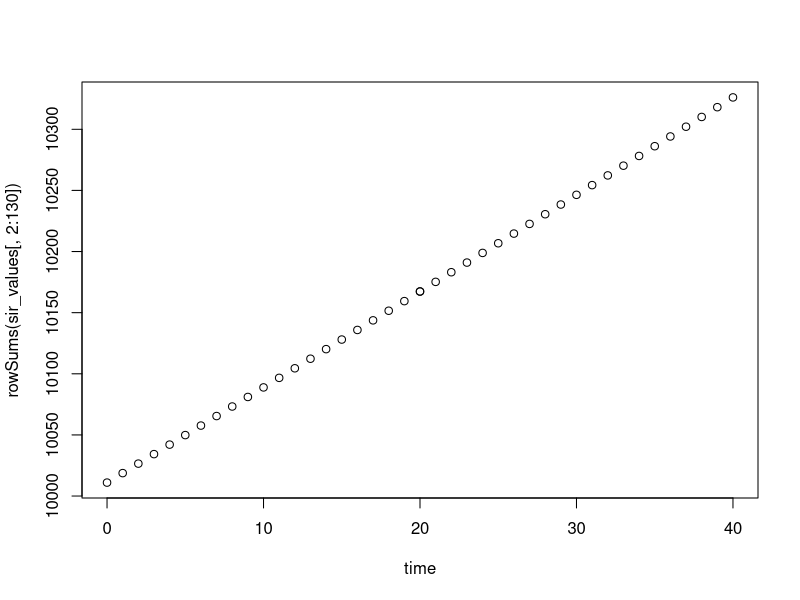
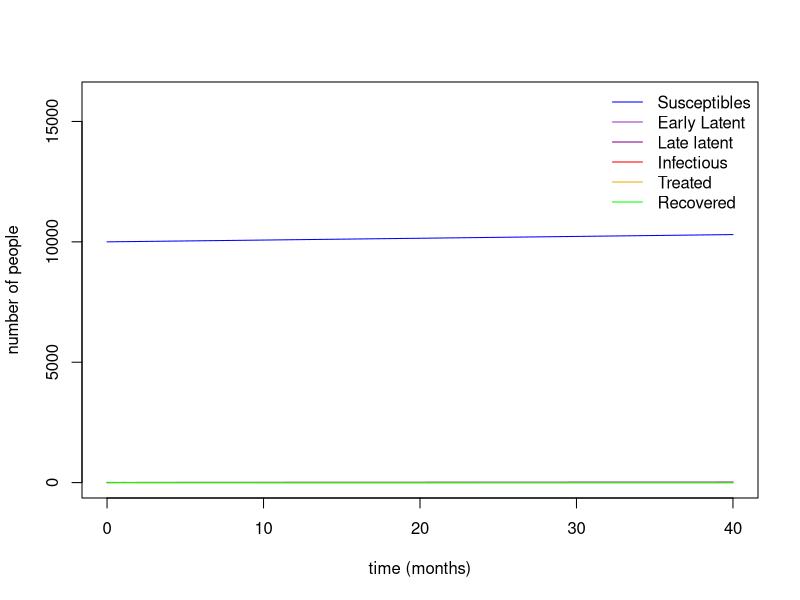

Recreate these plots in R, in order.
#### Load libraries ####
library(deSolve)
library(tidyverse)
library(stringr)
library(dplyr)

#### write differentials equations ####

sir_equations <- function(time, state, parameters_values) {
  with(as.list(c(state, parameters_values)), {
    
    ### Groups ###
    S <- sum(subset(state, str_sub(names(state), 1, 1) == "S"))
    E <- sum(subset(state, str_sub(names(state), 1, 1) == "E"))
    L <- sum(subset(state, str_sub(names(state), 1, 1) == "L"))
    I <- sum(subset(state, str_sub(names(state), 1, 1) == "I"))
    T <- sum(subset(state, str_sub(names(state), 1, 1) == "T"))
    R <-sum(subset(state, str_sub(names(state), 1, 1) == "R"))
    N=S+E+L+I+T+R
    
    
    
    #vector
    vE  <-subset(state, str_sub(names(state), 1, 1) == "E") #vector with all the Early Latent types
    vL  <-subset(state, str_sub(names(state), 1, 1) == "L") #vector with all the Late latent types
    vI  <-subset(state, str_sub(names(state), 1, 1) == "I") #vector with all the Infected types
    vTs <-subset(state, str_sub(names(state), 1, 1) == "T" & str_sub(names(state),-1, -1) == "1") + 
      subset(state, str_sub(names(state), 1, 1) == "T" & str_sub(names(state), -1, -1) == "2") +
      subset(state, str_sub(names(state), 1, 1) == "T" & str_sub(names(state),-1, -1) == "3") + 
      subset(state, str_sub(names(state), 1, 1) == "T" & str_sub(names(state),-1, -1) == "4") #vector with all strains of Treated (don't take account about treatment here)
    vT  <-subset(state, str_sub(names(state), 1, 1) == "T") #vector with all the Recovered types
    vR  <-subset(state, str_sub(names(state), 1, 1) == "R") #vector with all the Recovered types
    
  
    ### Equation ###
    
    #ODE for Susceptible compartment
    assign(paste0("dS"),
           pi  * N 
           - mu * S 
           - sum((vTs + vI) * alpha * S) 
    )
  
    #ODE for Early Latent stage compartments
    for (i in 1: length(vE)){
      assign(paste0("d", names(vE)[i]), 
             (vTs[i] + vI[i]) * alpha[i] * S +
               (vTs[i] + vI[i]) * lambda_1[i] * L +
               (vTs[i] + vI[i]) * lambda_2[i] * R - 
               vE[i] * (epsilon + mu + delta1) 
      )
    }
    
    #ODE for Late Latent stage compartments
    for (i in 1:length(vL)){
      assign(paste0("d", names(vL[i])),
             epsilon * vE[i] -
               (mu + delta2)  * vL[i] -
               sum((vTs + vI) * lambda_1 * vL[i]) 
             
      )
   
    }
    
    #ODE for Infected stage compartments
    for (i in 1:length(vI)){
      assign(paste0("d", names(vI[i])), 
             delta1 * vE[i] + 
               delta2 * vL[i] + 
               phi * vR[i] -
               (mu + theta + omicron + beta) * vI[i]
      )
    }
    
    #ODE for Treated stage compartments
    for (i in 1:length(vT)){
      assign(paste0("d", names(vT)[i]), 
             - ( mu + theta + omicron + tau[i]) * vT[i] -
               
               sum( rho * (resistance_matrix[[as.numeric(str_sub(names(vT[i]),-1))]]
                           [str_sub(names(vT), s_first, s_last)[i],]) * vT[i]) +
               
               sum( rho * (resistance_matrix[[as.numeric(str_sub(names(vT[i]),-1))]]
                           [,str_sub(names(vT[i]), s_first, s_last)]) * 
                      subset(vT, str_sub(names(vT), -1) == str_sub(names(vT[i]), -1))) -
               
               sum( ita *  (new_treatment_t1[str_sub(names(vT), s_first, s_last)[i], str_sub(names(vT), t_first, t_last)[i]]
                            +       new_treatment_t2[str_sub(names(vT), s_first, s_last)[i], str_sub(names(vT), t_first, t_last)[i]]
                            +       new_treatment_t3[str_sub(names(vT), s_first, s_last)[i], str_sub(names(vT), t_first, t_last)[i]]
                           +       new_treatment_t4[str_sub(names(vT), s_first, s_last)[i], str_sub(names(vT), t_first, t_last)[i]]) *
                     vT[i]) +
            
               sum(ita * ((eval(parse(text=paste0("new_treatment_",str_sub(names(vT),t_first, t_last)))[i])
                           [str_sub(names(vT[i]), s_first, s_last),]) 
                          *  subset(vT, str_sub(names(vT), s_first, s_last) == str_sub(names(vT[i]), s_first, s_last)))) +
              
               beta * subset(vI, str_sub(names(vI), s_first, s_last) ==  str_sub(names(vT[i]), s_first, s_last)) * 
               ((1-sigma) * no_test[str_sub(names(vT)[i], s_first, s_last), 
                                 str_sub(names(vT)[i], t_first, t_last)] +
                  sigma * omega * good_test_result[str_sub(names(vT)[i], s_first, s_last), 
                                                   str_sub(names(vT)[i], t_first, t_last)] +
                  nb_treatment * sigma * (1-omega) * false_result[str_sub(names(vT)[i], s_first, s_last), 
                                                                str_sub(names(vT)[i], t_first, t_last)])
      )
      
    }
    
    #ODE for Recovered stage compartments
    for (i in 1:length(vR)){
      assign(paste0("d", names(vR)[i]), 
            - ( phi + mu)  * vR[i] -
              sum((vTs + vI)* lambda_2 * 
                     vR[i]) +
               omicron * vI[i] +
               
               sum(subset(tau, str_sub(names(tau), 5, 8) == str_sub(names(vR)[i], s_first, s_last))   * 
                     subset(vT, str_sub(names(vT), s_first, s_last) == str_sub(names(vR)[i], s_first, s_last))) +
               omicron *  vTs[i]
      )
    }
    
    return(list(c(dS, 
                  
                  dEs0000, dEs1000, dEs0100, dEs1100, dEs0010, dEs1010, dEs0110, dEs1110,
                  dEs0001, dEs1001, dEs0101, dEs1101, dEs0011, dEs1011, dEs0111, dEs1111,
                  
                  dLs0000, dLs1000, dLs0100, dLs1100, dLs0010, dLs1010, dLs0110, dLs1110,
                  dLs0001, dLs1001, dLs0101, dLs1101, dLs0011, dLs1011, dLs0111, dLs1111,
                  
                  dIs0000, dIs1000, dIs0100, dIs1100, dIs0010, dIs1010, dIs0110, dIs1110,
                  dIs0001, dIs1001, dIs0101, dIs1101, dIs0011, dIs1011, dIs0111, dIs1111,
                  
                  dTs0000t1, dTs1000t1, dTs0100t1, dTs1100t1, dTs0010t1, dTs1010t1, dTs0110t1, dTs1110t1,
                  dTs0001t1, dTs1001t1, dTs0101t1, dTs1101t1, dTs0011t1, dTs1011t1, dTs0111t1, dTs1111t1,
                  dTs0000t2, dTs1000t2, dTs0100t2, dTs1100t2, dTs0010t2, dTs1010t2, dTs0110t2, dTs1110t2,
                  dTs0001t2, dTs1001t2, dTs0101t2, dTs1101t2, dTs0011t2, dTs1011t2, dTs0111t2, dTs1111t2,
                  dTs0000t3, dTs1000t3, dTs0100t3, dTs1100t3, dTs0010t3, dTs1010t3, dTs0110t3, dTs1110t3,
                  dTs0001t3, dTs1001t3, dTs0101t3, dTs1101t3, dTs0011t3, dTs1011t3, dTs0111t3, dTs1111t3,
                  dTs0000t4, dTs1000t4, dTs0100t4, dTs1100t4, dTs0010t4, dTs1010t4, dTs0110t4, dTs1110t4,
                  dTs0001t4, dTs1001t4, dTs0101t4, dTs1101t4, dTs0011t4, dTs1011t4, dTs0111t4, dTs1111t4,
                  
                  dRs0000, dRs1000, dRs0100, dRs1100, dRs0010, dRs1010, dRs0110, dRs1110,
                  dRs0001, dRs1001, dRs0101, dRs1101, dRs0011, dRs1011, dRs0111, dRs1111
                  
    )))
  })
}

####
#### MATRICES #####
##row and col name# 
strains<-paste0(c("0","1"), rep(c("0","1"), each=2),rep(c("0","1"), each=4), rep(c("0","1"), each=8))
treatments<-c("t1","t2","t3", "t4")

### Resistance matrix ### (These matrices do not change over time )
#resistance acquisition with 1st treatment
resistance_matrix_t1 <- matrix(c(0,1,1,0,0,0,0,0,0,0,0,0,0,0,0,0,
                                 0,0,0,1,0,0,0,0,0,0,0,0,0,0,0,0,
                                 0,0,0,1,0,0,0,0,0,0,0,0,0,0,0,0,
                                 0,0,0,0,0,0,0,0,0,0,0,0,0,0,0,0, 
                                 0,0,0,0,0,1,1,0,0,0,0,0,0,0,0,0,
                                 0,0,0,0,0,0,0,1,0,0,0,0,0,0,0,0,
                                 0,0,0,0,0,0,0,1,0,0,0,0,0,0,0,0,
                                 0,0,0,0,0,0,0,0,0,0,0,0,0,0,0,0,
                                 0,0,0,0,0,0,0,0,0,1,1,0,0,0,0,0,
                                 0,0,0,0,0,0,0,0,0,0,0,1,0,0,0,0,
                                 0,0,0,0,0,0,0,0,0,0,0,1,0,0,0,0,
                                 0,0,0,0,0,0,0,0,0,0,0,0,0,0,0,0, 
                                 0,0,0,0,0,0,0,0,0,0,0,0,0,1,1,0,
                                 0,0,0,0,0,0,0,0,0,0,0,0,0,0,0,1,
                                 0,0,0,0,0,0,0,0,0,0,0,0,0,0,0,1,
                                 0,0,0,0,0,0,0,0,0,0,0,0,0,0,0,0), ncol=16, byrow=TRUE)

colnames(resistance_matrix_t1)<-strains
rownames(resistance_matrix_t1)<-strains

#resistance acquisition with 2nd treatment
resistance_matrix_t2 <- matrix(c(0,0,0,0,1,0,0,0,0,0,0,0,0,0,0,0,
                                 0,0,0,0,0,1,0,0,0,0,0,0,0,0,0,0,
                                 0,0,0,0,0,0,1,0,0,0,0,0,0,0,0,0,
                                 0,0,0,0,0,0,0,1,0,0,0,0,0,0,0,0, 
                                 0,0,0,0,0,0,0,0,0,0,0,0,0,0,0,0,
                                 0,0,0,0,0,0,0,0,0,0,0,0,0,0,0,0,
                                 0,0,0,0,0,0,0,0,0,0,0,0,0,0,0,0,
                                 0,0,0,0,0,0,0,0,0,0,0,0,0,0,0,0,
                                 0,0,0,0,0,0,0,0,0,0,0,0,1,0,0,0,
                                 0,0,0,0,0,0,0,0,0,0,0,0,0,1,0,0,
                                 0,0,0,0,0,0,0,0,0,0,0,0,0,0,1,0,
                                 0,0,0,0,0,0,0,0,0,0,0,0,0,0,0,1, 
                                 0,0,0,0,0,0,0,0,0,0,0,0,0,0,0,0,
                                 0,0,0,0,0,0,0,0,0,0,0,0,0,0,0,0,
                                 0,0,0,0,0,0,0,0,0,0,0,0,0,0,0,0,
                                 0,0,0,0,0,0,0,0,0,0,0,0,0,0,0,0), ncol=16, byrow=TRUE)

colnames(resistance_matrix_t2)<-strains
rownames(resistance_matrix_t2)<-strains

#resistance acquisition with third treatment
resistance_matrix_t3 <- matrix(c(0,0,0,0,0,0,0,0,1,0,0,0,0,0,0,0,
                                 0,0,0,0,0,0,0,0,0,1,0,0,0,0,0,0,
                                 0,0,0,0,0,0,0,0,0,0,1,0,0,0,0,0,
                                 0,0,0,0,0,0,0,0,0,0,0,1,0,0,0,0, 
                                 0,0,0,0,0,0,0,0,0,0,0,0,1,0,0,0,
                                 0,0,0,0,0,0,0,0,0,0,0,0,0,1,0,0,
                                 0,0,0,0,0,0,0,0,0,0,0,0,0,0,1,0,
                                 0,0,0,0,0,0,0,0,0,0,0,0,0,0,0,1,
                                 0,0,0,0,0,0,0,0,0,0,0,0,0,0,0,0,
                                 0,0,0,0,0,0,0,0,0,0,0,0,0,0,0,0,
                                 0,0,0,0,0,0,0,0,0,0,0,0,0,0,0,0,
                                 0,0,0,0,0,0,0,0,0,0,0,0,0,0,0,0, 
                                 0,0,0,0,0,0,0,0,0,0,0,0,0,0,0,0,
                                 0,0,0,0,0,0,0,0,0,0,0,0,0,0,0,0,
                                 0,0,0,0,0,0,0,0,0,0,0,0,0,0,0,0,
                                 0,0,0,0,0,0,0,0,0,0,0,0,0,0,0,0), ncol=16, byrow=TRUE)

colnames(resistance_matrix_t3)<-strains
rownames(resistance_matrix_t3)<-strains

#resistance acquisition with fourth treatment
resistance_matrix_t4 <- matrix(c(0,0,0,0,0,0,0,0,0,0,0,0,0,0,0,0,
                                 0,0,0,0,0,0,0,0,0,0,0,0,0,0,0,0,
                                 0,0,0,0,0,0,0,0,0,0,0,0,0,0,0,0,
                                 0,0,0,0,0,0,0,0,0,0,0,0,0,0,0,0, 
                                 0,0,0,0,0,0,0,0,0,0,0,0,0,0,0,0,
                                 0,0,0,0,0,0,0,0,0,0,0,0,0,0,0,0,
                                 0,0,0,0,0,0,0,0,0,0,0,0,0,0,0,0,
                                 0,0,0,0,0,0,0,0,0,0,0,0,0,0,0,0,
                                 0,0,0,0,0,0,0,0,0,0,0,0,0,0,0,0,
                                 0,0,0,0,0,0,0,0,0,0,0,0,0,0,0,0,
                                 0,0,0,0,0,0,0,0,0,0,0,0,0,0,0,0,
                                 0,0,0,0,0,0,0,0,0,0,0,0,0,0,0,0, 
                                 0,0,0,0,0,0,0,0,0,0,0,0,0,0,0,0,
                                 0,0,0,0,0,0,0,0,0,0,0,0,0,0,0,0,
                                 0,0,0,0,0,0,0,0,0,0,0,0,0,0,0,0,
                                 0,0,0,0,0,0,0,0,0,0,0,0,0,0,0,0), ncol=16, byrow=TRUE)

colnames(resistance_matrix_t4)<-strains
rownames(resistance_matrix_t4)<-strains

#list with all resistance matrices
resistance_matrix<-list(resistance_matrix_t1, resistance_matrix_t2, resistance_matrix_t3, resistance_matrix_t4)


##### 70 first years #####
###Initial States 

state <-c(S =10000, 
          
          Es0000 = 10, Es1000 = 0, Es0100 = 0, Es1100 = 0, Es0010 = 0, Es1010 = 0,Es0110 = 0,Es1110 = 0,
          Es0001 = 0, Es1001 = 0, Es0101 = 0, Es1101 = 0, Es0011 = 0, Es1011 = 0,Es0111 = 0,Es1111 = 0,
          
          
          Ls0000 = 0, Ls1000 = 0, Ls0100 = 0, Ls1100 = 0, Ls0010 = 0, Ls1010 = 0,Ls0110 = 0,Ls1110 = 0,
          Ls0001 = 0, Ls1001 = 0, Ls0101 = 0, Ls1101 = 0, Ls0011 = 0, Ls1011 = 0,Ls0111 = 0,Ls1111 = 0,
          
          
          Is0000 = 1, Is1000 = 0, Is0100 = 0, Is1100 = 0, Is0010 = 0, Is1010 = 0,Is0110 = 0,Is1110 = 0,
          Is0001 = 0, Is1001 = 0, Is0101 = 0, Is1101 = 0, Is0011 = 0, Is1011 = 0,Is0111 = 0,Is1111 = 0,
          
          
          Ts0000t1 = 0, Ts1000t1 = 0, Ts0100t1 = 0, Ts1100t1 = 0, Ts0010t1 = 0, Ts1010t1 = 0,Ts0110t1 = 0,Ts1110t1 = 0,
          Ts0001t1 = 0, Ts1001t1 = 0, Ts0101t1 = 0, Ts1101t1 = 0, Ts0011t1 = 0, Ts1011t1 = 0,Ts0111t1 = 0,Ts1111t1 = 0,
          Ts0000t2 = 0, Ts1000t2 = 0, Ts0100t2 = 0, Ts1100t2 = 0, Ts0010t2 = 0, Ts1010t2 = 0,Ts0110t2 = 0,Ts1110t2 = 0,
          Ts0001t2 = 0, Ts1001t2 = 0, Ts0101t2 = 0, Ts1101t2 = 0, Ts0011t2 = 0, Ts1011t2 = 0,Ts0111t2 = 0,Ts1111t2 = 0,
          Ts0000t3 = 0, Ts1000t3 = 0, Ts0100t3 = 0, Ts1100t3 = 0, Ts0010t3 = 0, Ts1010t3 = 0,Ts0110t3 = 0,Ts1110t3 = 0,
          Ts0001t3 = 0, Ts1001t3 = 0, Ts0101t3 = 0, Ts1101t3 = 0, Ts0011t3 = 0, Ts1011t3 = 0,Ts0111t3 = 0,Ts1111t3 = 0,
          Ts0000t4 = 0, Ts1000t4 = 0, Ts0100t4 = 0, Ts1100t4 = 0, Ts0010t4 = 0, Ts1010t4 = 0,Ts0110t4 = 0,Ts1110t4 = 0,
          Ts0001t4 = 0, Ts1001t4 = 0, Ts0101t4 = 0, Ts1101t4 = 0, Ts0011t4 = 0, Ts1011t4 = 0,Ts0111t4 = 0,Ts1111t4 = 0,
          
          Rs0000 = 0, Rs1000 = 0, Rs0100 = 0, Rs1100 = 0, Rs0010 = 0, Rs1010 = 0,Rs0110 = 0,Rs1110 = 0,
          Rs0001 = 0, Rs1001 = 0, Rs0101 = 0, Rs1101 = 0, Rs0011 = 0, Rs1011 = 0,Rs0111 = 0,Rs1111 = 0
          
)

####place of specific character
#strains
s_first<-3
s_last<-nchar(strains[1]) + 2
#treatments
t_last<-nchar(names(subset(state, str_sub(names(state), 1, 1) == "T")[1]))
t_first<-nchar(names(subset(state, str_sub(names(state), 1, 1) == "T")[1])) - 1

### Parameters 
infection = 0.05 * (615/100000)/12

parameters_values <- c( pi = 0.01856/12, #birth
                        
                        #infection 
                        alphas0000 = infection, alphas1000 = infection, alphas0100 = infection, alphas0010 = infection, 
                        alphas1100 = infection, alphas1010 = infection, alphas0110 = infection, alphas1110 = infection,
                        alphas0001 = infection, alphas1001 = infection, alphas0101 = infection, alphas0011 = infection, 
                        alphas1101 = infection, alphas1011 = infection, alphas0111 = infection, alphas1111 = infection,
                     
                        ####reinfection 
                        #L -> E 
                        Lambda1s0000=infection,Lambda1s1000=infection,Lambda1s0100=infection,Lambda1s1100=infection,
                        Lambda1s0010=infection,Lambda1s1010=infection,Lambda1s0110=infection,Lambda1s1110=infection,
                        Lambda1s0001=infection,Lambda1s1001=infection,Lambda1s0101=infection,Lambda1s1101=infection,
                        Lambda1s0011=infection,Lambda1s1011=infection,Lambda1s0111=infection,Lambda1s1111=infection,
                        
                        #R -> E
                        Lambda2s0000=infection,Lambda2s1000=infection,Lambda2s0100=infection,Lambda2s1100=infection,
                        Lambda2s0010=infection,Lambda2s1010=infection,Lambda2s0110=infection,Lambda2s1110=infection,
                        Lambda2s0001=infection,Lambda2s1001=infection,Lambda2s0101=infection,Lambda2s1101=infection,
                        Lambda2s0011=infection,Lambda2s1011=infection,Lambda2s0111=infection,Lambda2s1111=infection,
                      
                       
                        epsilon = 8/12, #progression rate from early latent to late latent
                       
                       
                        delta1 = 0.4/12, delta2 = 0.0020/12, #progression to active disease
                      
                        ####treated  rate
                        beta=0.001,
                        
                        ###test rate
                        sigma = 1, 
                        
                        ### good result for a test rate 
                        omega=0.5,
                
                        ####cured with different treatment 
                        taus0000t1=0.008,taus1000t1=0,taus0100t1=0,taus1100t1=0,taus0010t1=0.008,taus1010t1=0,taus0110t1=0,taus1110t1=0,
                        taus0001t1=0.008,taus1001t1=0,taus0101t1=0,taus1101t1=0,taus0011t1=0.008,taus1011t1=0,taus0111t1=0,taus1111t1=0,
                        
                        taus0000t2=0.004,taus1000t2=0.004,taus0100t2=0.004,taus1100t2=0.004,taus0010t2=0,taus1010t2=0,taus0110t2=0,taus1110t2=0,
                        taus0001t2=0.004,taus1001t2=0.004,taus0101t2=0.004,taus1101t2=0.004,taus0011t2=0,taus1011t2=0,taus0111t2=0,taus1111t2=0,
                        
                        taus0000t3=0.004,taus1000t3=0.004,taus0100t3=0.004,taus1100t3=0.004,taus0010t3=0.004,taus1010t3=0.004,taus0110t3=0.004,taus1110t3=0.004,
                        taus0001t3=0,taus1001t3=0,taus0101t3=0,taus1101t3=0,taus0011t3=0,taus1011t3=0,taus0111t3=0,taus1111t3=0,
                        
                        taus0000t4=0.002,taus1000t4=0.002,taus0100t4=0.002,taus1100t4=0.002,taus0010t4=0.002,taus1010t4=0.002,taus0110t4=0.002,taus1110t4=0.002,
                        taus0001t4=0.002,taus1001t4=0.002,taus0101t4=0.002,taus1101t4=0.002,taus0011t4=0.002,taus1011t4=0.002,taus0111t4=0.002,taus1111t4=0.002,
                      
                       
                        omicron=0.2/12, #self cured
                       
                        rho= 0.01/12, #acquisition resistance
                       
                        ita=0.02/12, #ita_old= 0, ita_new=0,  #treatment shift due to rRsistance
                       
                        theta= 0.026/12, #death due to tuberculosis 
                        #(1. FigurRs of the dead: a decade of tuberculosis morta1sity registrations in South Africa. https://journa1ss.co.za/doi/epdf/10.7196/SAMJ.2019.v109i10.14073 doi:10.7196/SAMJ.2019.v109i10.14073.)
                       
                        phi=0.01/12, #re-activation from recovered to infected active stage
                      
                    
                        mu= 0.00926/12 ) #natura1s death


### Matrices specifiy to 70 first years 
### New treatment if not adapted against the strain ###
#Here, we assume the shift it's always good

#the adapted treatment is the first one
new_treatment_t1 <- matrix(c(0,1,1,1,
                             0,0,0,0,
                             0,0,0,0,
                             0,0,0,0,
                             0,1,1,1,
                             0,0,0,0,
                             0,0,0,0,
                             0,0,0,0,
                             0,1,1,1,
                             0,0,0,0,
                             0,0,0,0,
                             0,0,0,0,
                             0,1,1,1,
                             0,0,0,0,
                             0,0,0,0,
                             0,0,0,0), ncol=4, byrow=TRUE)
colnames(new_treatment_t1)<-treatments
rownames(new_treatment_t1)<-strains

#the adapted treatment is the second one
new_treatment_t2 <- matrix(c(0,0,0,0,
                             1,0,1,1,
                             1,0,1,1,
                             1,0,1,1,
                             0,0,0,0,
                             0,0,0,0,
                             0,0,0,0,
                             0,0,0,0,
                             0,0,0,0,
                             1,0,1,1,
                             1,0,1,1,
                             1,0,1,1,
                             0,0,0,0,
                             0,0,0,0,
                             0,0,0,0,
                             0,0,0,0), ncol=4, byrow=TRUE)
colnames(new_treatment_t2)<-treatments
rownames(new_treatment_t2)<-strains

##the adapted treatment is the third one
new_treatment_t3 <- matrix(c(0,0,0,0,
                             0,0,0,0,
                             0,0,0,0,
                             0,0,0,0,
                             0,0,0,0,
                             0,0,0,0,
                             0,0,0,0,
                             0,0,0,0,
                             0,0,0,0,
                             0,0,0,0,
                             0,0,0,0,
                             0,0,0,0,
                             0,0,0,0,
                             0,0,0,0,
                             0,0,0,0,
                             0,0,0,0), ncol=4, byrow=TRUE)

colnames(new_treatment_t3)<-treatments
rownames(new_treatment_t3)<-strains

#the adapted treatment is the fourth one
new_treatment_t4 <- matrix(c(0,0,0,0,
                             0,0,0,0,
                             0,0,0,0,
                             0,0,0,0,
                             0,0,0,0,
                             1,1,1,0,
                             1,1,1,0,
                             1,1,1,0,
                             0,0,0,0,
                             0,0,0,0,
                             0,0,0,0,
                             0,0,0,0,
                             0,0,0,0,
                             1,1,1,0,
                             1,1,1,0,
                             1,1,1,0), ncol=4, byrow=TRUE)

colnames(new_treatment_t4)<-treatments
rownames(new_treatment_t4)<-strains

#list with all new treattment matrices
new_treatment<-list(new_treatment_t1, new_treatment_t2, new_treatment_t3, new_treatment_t4)


#### Treatment choice ###
#If there is no test
no_test<-matrix(c(1,0,0,0,
                  1,0,0,0,
                  1,0,0,0,
                  1,0,0,0,
                  1,0,0,0,
                  1,0,0,0,
                  1,0,0,0,
                  1,0,0,0,
                  1,0,0,0,
                  1,0,0,0,
                  1,0,0,0,
                  1,0,0,0,
                  1,0,0,0,
                  1,0,0,0,
                  1,0,0,0,
                  1,0,0,0), ncol=4, byrow=TRUE)

colnames(no_test)<-treatments
rownames(no_test)<-strains

#if there is a test and the reslt are good
good_test_result<-matrix(c(1,0,0,0,
                            0,1,0,0,
                            0,1,0,0,
                            0,1,0,0,
                            1,0,0,0,
                            0,0,0,1,
                            0,0,0,1,
                            0,0,0,1,
                            1,0,0,0,
                            0,1,0,0,
                            0,1,0,0,
                            0,1,0,0,
                            1,0,0,0,
                            0,0,0,1,
                            0,0,0,1,
                            0,0,0,1), ncol=4, byrow=TRUE)
colnames(good_test_result)<-treatments
rownames(good_test_result)<-strains


#if there is a test and the reslt are false
false_result<-matrix(c(1,1,0,1,
                       1,1,0,1,
                       1,1,0,1,
                       1,1,0,1,
                       1,1,0,1,
                       1,1,0,1,
                       1,1,0,1,
                       1,1,0,1,
                       1,1,0,1,
                       1,1,0,1,
                       1,1,0,1,
                       1,1,0,1,
                       1,1,0,1,
                       1,1,0,1,
                       1,1,0,1,
                       1,1,0,1), ncol=4, byrow=TRUE)

colnames(false_result)<-treatments
rownames(false_result)<-strains
nb_treatment<-1/length(treatments)


# Vector with parameters 
alpha<-subset(parameters_values, str_sub(names(parameters_values), 1, 5) == "alpha")
lambda_1<- subset(parameters_values, str_sub(names(parameters_values), 1, 7) == "Lambda1")
lambda_2<-subset(parameters_values, str_sub(names(parameters_values), 1, 7) == "Lambda2")

tau<-subset(parameters_values, str_sub(names(parameters_values), 1, 3) == "tau")



#  the points in time where to calculate variables values 
time_values <- seq(0, 20, by = 1) 
####

#  numerically solving the SIR model 
# Run 

sir_values_1 <- ode(
  y = state,
  times = time_values,
  func = sir_equations,
  parms = parameters_values 
)
#####

##### 70-120 years #####
###Initial States 

state2 <-as.vector(tail(sir_values_1[,2:130], n=1))
names(state2)<-names(state)


state2[str_sub(names(state2), 1, 1) == "T" & str_sub(names(state2), -1, -1) == "3"] <- state2[str_sub(names(state2), 1, 1) == "T" & str_sub(names(state2), -1, -1) == "2"]
state2[str_sub(names(state2), 1, 1) == "T" & str_sub(names(state2), -1, -1) == "2"] <- 0


### Parameters 
infection = 0.05 * (615/100000)/12

parameters_values <- c( pi = 0.01856/12, #birth
                        
                        #infection 
                        alphas0000 = infection, alphas1000 = infection, alphas0100 = infection, alphas0010 = infection, 
                        alphas1100 = infection, alphas1010 = infection, alphas0110 = infection, alphas1110 = infection,
                        alphas0001 = infection, alphas1001 = infection, alphas0101 = infection, alphas0011 = infection, 
                        alphas1101 = infection, alphas1011 = infection, alphas0111 = infection, alphas1111 = infection,
                        
                        ####reinfection 
                        #L -> E 
                        Lambda1s0000=infection,Lambda1s1000=infection,Lambda1s0100=infection,Lambda1s1100=infection,
                        Lambda1s0010=infection,Lambda1s1010=infection,Lambda1s0110=infection,Lambda1s1110=infection,
                        Lambda1s0001=infection,Lambda1s1001=infection,Lambda1s0101=infection,Lambda1s1101=infection,
                        Lambda1s0011=infection,Lambda1s1011=infection,Lambda1s0111=infection,Lambda1s1111=infection,
                        
                        #R -> E
                        Lambda2s0000=infection,Lambda2s1000=infection,Lambda2s0100=infection,Lambda2s1100=infection,
                        Lambda2s0010=infection,Lambda2s1010=infection,Lambda2s0110=infection,Lambda2s1110=infection,
                        Lambda2s0001=infection,Lambda2s1001=infection,Lambda2s0101=infection,Lambda2s1101=infection,
                        Lambda2s0011=infection,Lambda2s1011=infection,Lambda2s0111=infection,Lambda2s1111=infection,
                        
                        
                        epsilon = 8/12, #progression rate from early latent to late latent
                        
                        
                        delta1 = 0.4/12, delta2 = 0.0020/12, #progression to active disease
                        
                        ####treated  rate
                        beta=0.001,
                        
                        ###test rate
                        sigma = 1, 
                        
                        ### good result for a test rate 
                        omega=0.5,
                        
                        ####cured with different treatment 
                        taus0000t1=0.008,taus1000t1=0,taus0100t1=0,taus1100t1=0,taus0010t1=0.008,taus1010t1=0,taus0110t1=0,taus1110t1=0,
                        taus0001t1=0.008,taus1001t1=0,taus0101t1=0,taus1101t1=0,taus0011t1=0.008,taus1011t1=0,taus0111t1=0,taus1111t1=0,
                        
                        taus0000t2=0.004,taus1000t2=0.004,taus0100t2=0.004,taus1100t2=0.004,taus0010t2=0,taus1010t2=0,taus0110t2=0,taus1110t2=0,
                        taus0001t2=0.004,taus1001t2=0.004,taus0101t2=0.004,taus1101t2=0.004,taus0011t2=0,taus1011t2=0,taus0111t2=0,taus1111t2=0,
                        
                        taus0000t3=0.004,taus1000t3=0.004,taus0100t3=0.004,taus1100t3=0.004,taus0010t3=0.004,taus1010t3=0.004,taus0110t3=0.004,taus1110t3=0.004,
                        taus0001t3=0,taus1001t3=0,taus0101t3=0,taus1101t3=0,taus0011t3=0,taus1011t3=0,taus0111t3=0,taus1111t3=0,
                        
                        taus0000t4=0.002,taus1000t4=0.002,taus0100t4=0.002,taus1100t4=0.002,taus0010t4=0.002,taus1010t4=0.002,taus0110t4=0.002,taus1110t4=0.002,
                        taus0001t4=0.002,taus1001t4=0.002,taus0101t4=0.002,taus1101t4=0.002,taus0011t4=0.002,taus1011t4=0.002,taus0111t4=0.002,taus1111t4=0.002,
                        
                        
                        omicron=0.2/12, #self cured
                        
                        rho= 0.01/12, #acquisition resistance
                        
                        ita=0.02/12, #ita_old= 0, ita_new=0,  #treatment shift due to rRsistance
                        
                        theta= 0.026/12, #death due to tuberculosis 
                        #(1. FigurRs of the dead: a decade of tuberculosis morta1sity registrations in South Africa. https://journa1ss.co.za/doi/epdf/10.7196/SAMJ.2019.v109i10.14073 doi:10.7196/SAMJ.2019.v109i10.14073.)
                        
                        phi=0.01/12, #re-activation from recovered to infected active stage
                        
                        
                        mu= 0.00926/12 ) #natura1s death


### Matrices specifiy to 70 first years 
### New treatment if not adapted against the strain ###
#Here, we assume the shift it's always good

#the adapted treatment is the first one
new_treatment_t1 <- matrix(c(0,1,1,1,
                             0,0,0,0,
                             0,0,0,0,
                             0,0,0,0,
                             0,1,1,1,
                             0,0,0,0,
                             0,0,0,0,
                             0,0,0,0,
                             0,1,1,1,
                             0,0,0,0,
                             0,0,0,0,
                             0,0,0,0,
                             0,1,1,1,
                             0,0,0,0,
                             0,0,0,0,
                             0,0,0,0), ncol=4, byrow=TRUE)
colnames(new_treatment_t1)<-treatments
rownames(new_treatment_t1)<-strains

##the adapted treatment is the third one
new_treatment_t2 <- matrix(c(0,0,0,0,
                             0,0,0,0,
                             0,0,0,0,
                             0,0,0,0,
                             0,0,0,0,
                             0,0,0,0,
                             0,0,0,0,
                             0,0,0,0,
                             0,0,0,0,
                             0,0,0,0,
                             0,0,0,0,
                             0,0,0,0,
                             0,0,0,0,
                             0,0,0,0,
                             0,0,0,0,
                             0,0,0,0), ncol=4, byrow=TRUE)

colnames(new_treatment_t2)<-treatments
rownames(new_treatment_t2)<-strains

#the adapted treatment is the second one
new_treatment_t3 <- matrix(c(0,0,0,0,
                             1,1,0,1,
                             1,1,0,1,
                             1,1,0,1,
                             0,0,0,0,
                             0,0,0,0,
                             0,0,0,0,
                             0,0,0,0,
                             0,0,0,0,
                             1,0,1,1,
                             1,0,1,1,
                             1,0,1,1,
                             0,0,0,0,
                             0,0,0,0,
                             0,0,0,0,
                             0,0,0,0), ncol=4, byrow=TRUE)
colnames(new_treatment_t3)<-treatments
rownames(new_treatment_t3)<-strains

#the adapted treatment is the fourth one
new_treatment_t4 <- matrix(c(0,0,0,0,
                             0,0,0,0,
                             0,0,0,0,
                             0,0,0,0,
                             0,0,0,0,
                             1,1,1,0,
                             1,1,1,0,
                             1,1,1,0,
                             0,0,0,0,
                             0,0,0,0,
                             0,0,0,0,
                             0,0,0,0,
                             0,0,0,0,
                             1,1,1,0,
                             1,1,1,0,
                             1,1,1,0), ncol=4, byrow=TRUE)

colnames(new_treatment_t4)<-treatments
rownames(new_treatment_t4)<-strains

#list with all new treattment matrices
new_treatment<-list(new_treatment_t1, new_treatment_t2, new_treatment_t3, new_treatment_t4)


#### Treatment choice ###
#If there is no test
no_test<-matrix(c(1,0,0,0,
                  1,0,0,0,
                  1,0,0,0,
                  1,0,0,0,
                  1,0,0,0,
                  1,0,0,0,
                  1,0,0,0,
                  1,0,0,0,
                  1,0,0,0,
                  1,0,0,0,
                  1,0,0,0,
                  1,0,0,0,
                  1,0,0,0,
                  1,0,0,0,
                  1,0,0,0,
                  1,0,0,0), ncol=4, byrow=TRUE)

colnames(no_test)<-treatments
rownames(no_test)<-strains

#if there is a test and the reslt are good
good_test_result<-matrix(c(1,0,0,0,
                           0,0,1,0,
                           0,0,1,0,
                           0,0,1,0,
                           1,0,0,0,
                           0,0,0,1,
                           0,0,0,1,
                           0,0,0,1,
                           1,0,0,0,
                           0,0,1,0,
                           0,0,1,0,
                           0,0,1,0,
                           1,0,0,0,
                           0,0,0,1,
                           0,0,0,1,
                           0,0,0,1), ncol=4, byrow=TRUE)
colnames(good_test_result)<-treatments
rownames(good_test_result)<-strains


#if there is a test and the reslt are false
false_result<-matrix(c(1,0,1,1,
                       1,0,1,1,
                       1,0,1,1,
                       1,0,1,1,
                       1,0,1,1,
                       1,0,1,1,
                       1,0,1,1,
                       1,0,1,1,
                       1,0,1,1,
                       1,0,1,1,
                       1,0,1,1,
                       1,0,1,1,
                       1,0,1,1,
                       1,0,1,1,
                       1,0,1,1,
                       1,1,1,1), ncol=4, byrow=TRUE)

colnames(false_result)<-treatments
rownames(false_result)<-strains
nb_treatment<-1/length(treatments)


# Vector with parameters 
alpha<-subset(parameters_values, str_sub(names(parameters_values), 1, 5) == "alpha")
lambda_1<- subset(parameters_values, str_sub(names(parameters_values), 1, 7) == "Lambda1")
lambda_2<-subset(parameters_values, str_sub(names(parameters_values), 1, 7) == "Lambda2")
tau<-subset(parameters_values, str_sub(names(parameters_values), 1, 3) == "tau")



#  the points in time where to calculate variables values 
time_values <- seq(20, 40, by = 1) 
####

#  numerically solving the SIR model 
# Run 

sir_values_2 <- ode(
  y = state2,
  times = time_values,
  func = sir_equations,
  parms = parameters_values 
)


#####
##### data ####
sir_values <- rbind (sir_values_1, sir_values_2)

names(state[70])


##### See Graph ####

time<-sir_values[,1]
S<-sir_values[,2]
E<-rowSums(sir_values[,3:18])
L <-rowSums(sir_values[,19:34])
I <-rowSums(sir_values[,35:50])
T <-rowSums(sir_values[,51:114])
R <-rowSums(sir_values[,115:130])

a<-plot(time, rowSums(sir_values[,2:130]))

# plotting the time seriRs of susceptiblRs:
plot(time, S, type = "l", col = "blue",
     xlab = "time (months)", ylab = "number of people", ylim = c(0,16000))
# adding the time seriRs of early latent:
lines(time, E, col = "darkorchid")
# adding the time seriRs of late latent:
lines(time, L, col = "darkmagenta")
# adding the time seriRs of infectious:
lines(time, I, col = "red")
# adding the time seriRs of treated:
lines(time, T, col = "darkgoldenrod2")
# adding the time seriRs of recovered:
lines(time, R, col = "green")

 # adding a legend:
legend("topright", c("Susceptibles","Early Latent", "Late latent", "Infectious", "Treated","Recovered"),
       col = c("blue","darkorchid","darkmagenta", "red", "darkgoldenrod2" ,"green"), lty = 1, bty = "n")

#Verification
#####
for ( i in 1:length(parameters_values)){
  
  assign(paste0(names(parameters_values[i])),parameters_values[i] )
}
